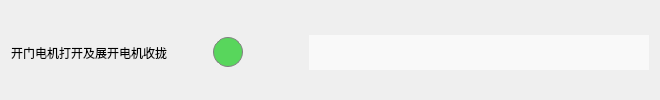
                  <widget class="QWidget" name="widget_26" native="true">
                   <property name="sizePolicy">
                    <sizepolicy hsizetype="Preferred" vsizetype="Fixed">
                     <horstretch>0</horstretch>
                     <verstretch>0</verstretch>
                    </sizepolicy>
                   </property>
                   <property name="minimumSize">
                    <size>
                     <width>0</width>
                     <height>45</height>
                    </size>
                   </property>
                   <property name="styleSheet">
                    <string notr="true">border:none
</string>
                   </property>
                   <layout class="QHBoxLayout" name="horizontalLayout_24">
                    <property name="topMargin">
                     <number>5</number>
                    </property>
                    <property name="bottomMargin">
                     <number>0</number>
                    </property>
                    <item>
                     <widget class="QLabel" name="label_55">
                      <property name="sizePolicy">
                       <sizepolicy hsizetype="Fixed" vsizetype="Preferred">
                        <horstretch>0</horstretch>
                        <verstretch>0</verstretch>
                       </sizepolicy>
                      </property>
                      <property name="minimumSize">
                       <size>
                        <width>60</width>
                        <height>0</height>
                       </size>
                      </property>
                      <property name="styleSheet">
                       <string notr="true">margin-top: 0px;</string>
                      </property>
                      <property name="text">
                       <string>开门电机打开及展开电机收拢</string>
                      </property>
                     </widget>
                    </item>
                    <item>
                     <spacer name="horizontalSpacer_34">
                      <property name="orientation">
                       <enum>Qt::Horizontal</enum>
                      </property>
                      <property name="sizeHint" stdset="0">
                       <size>
                        <width>40</width>
                        <height>20</height>
                       </size>
                      </property>
                     </spacer>
                    </item>
                    <item>
                     <widget class="QLabel" name="label_56">
                      <property name="sizePolicy">
                       <sizepolicy hsizetype="Fixed" vsizetype="Fixed">
                        <horstretch>0</horstretch>
                        <verstretch>0</verstretch>
                       </sizepolicy>
                      </property>
                      <property name="minimumSize">
                       <size>
                        <width>30</width>
                        <height>30</height>
                       </size>
                      </property>
                      <property name="styleSheet">
                       <string notr="true">background-color: rgb(88, 214, 92);
border-radius: 15px; 
border: 1px solid gray;
margin-top: 0px;
</string>
                      </property>
                      <property name="text">
                       <string/>
                      </property>
                     </widget>
                    </item>
                    <item>
                     <spacer name="horizontalSpacer_31">
                      <property name="orientation">
                       <enum>Qt::Horizontal</enum>
                      </property>
                      <property name="sizeType">
                       <enum>QSizePolicy::Fixed</enum>
                      </property>
                      <property name="sizeHint" stdset="0">
                       <size>
                        <width>60</width>
                        <height>20</height>
                       </size>
                      </property>
                     </spacer>
                    </item>
                    <item>
                     <widget class="QLineEdit" name="lineEdit_35">
                      <property name="sizePolicy">
                       <sizepolicy hsizetype="Fixed" vsizetype="Fixed">
                        <horstretch>0</horstretch>
                        <verstretch>0</verstretch>
                       </sizepolicy>
                      </property>
                      <property name="minimumSize">
                       <size>
                        <width>340</width>
                        <height>35</height>
                       </size>
                      </property>
                      <property name="styleSheet">
                       <string notr="true">background-color: #f9f9f9;
padding: 5px 10px;
border:none;
margin-top: 0px;</string>
                      </property>
                     </widget>
                    </item>
                   </layout>
                  </widget>
